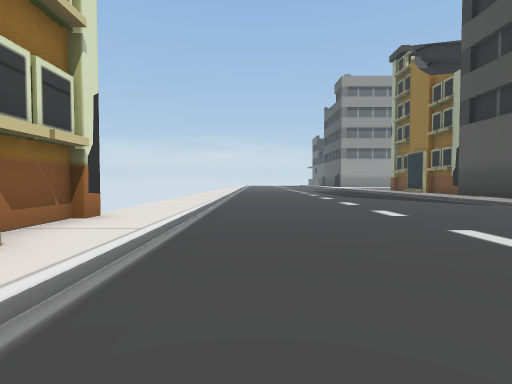
view 1 (above)

24 first-person views from a walk through a scene from a Unity 3-D project. The camera is 1.2 m above the floor, tilts 2° down and sees 80° across. The floor is counted in squares, 2 m on a side. Each view is taken from the middle of a square. On the plan, view 1 faces up. The plan holds only what a view shows up to about 9 squares ahead; the rest is blank. The place goes on beyond the plan.

view 2
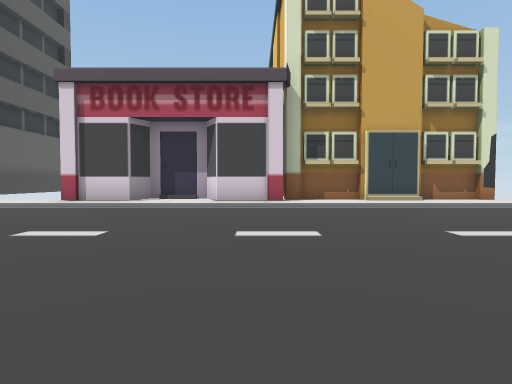

view 3
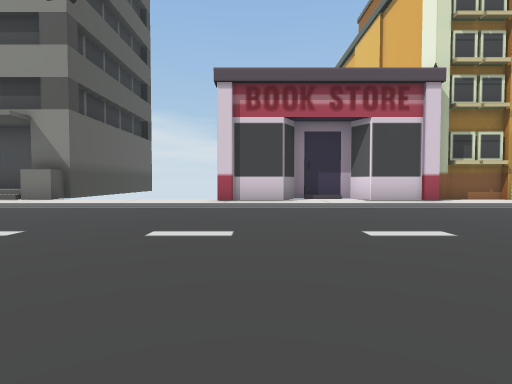

view 4
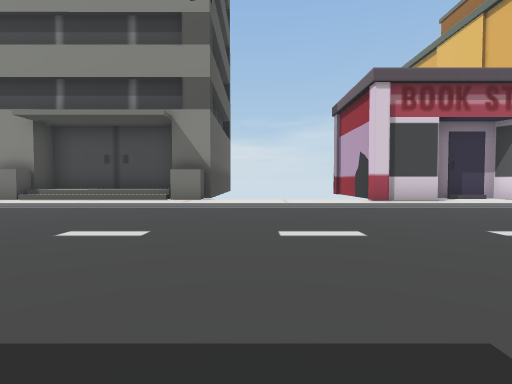

view 5
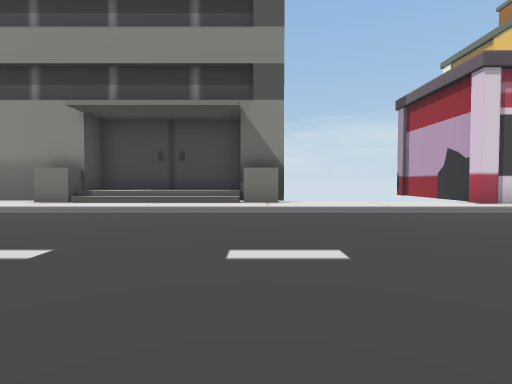

view 6
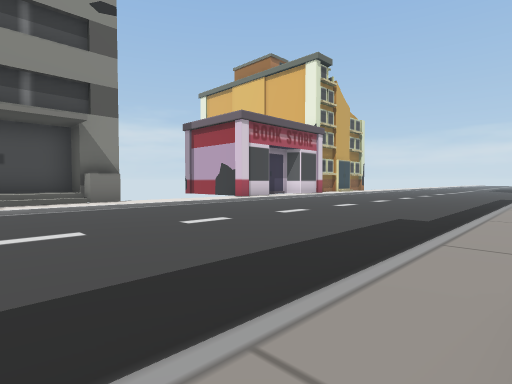

view 7
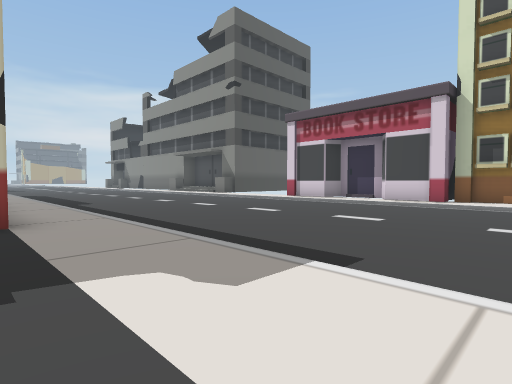

view 8
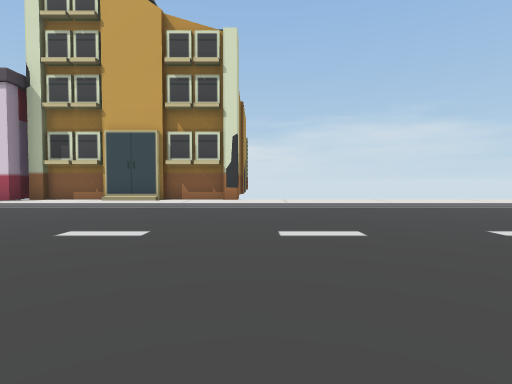

view 9
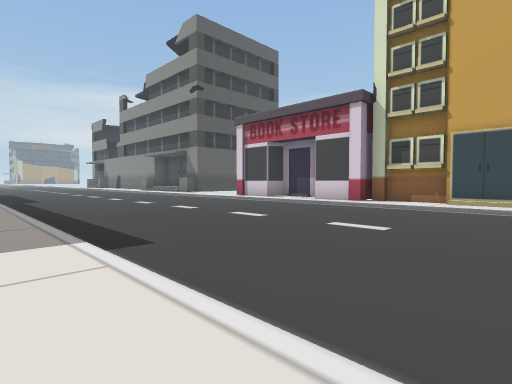

view 10
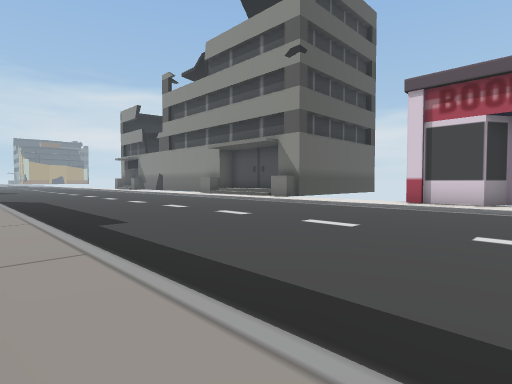

view 11
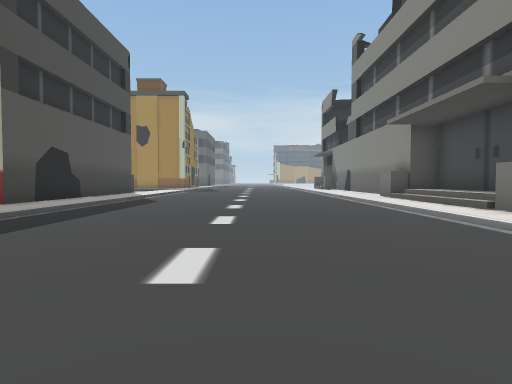

view 12
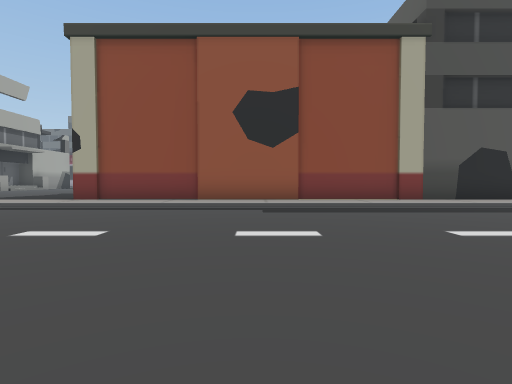

view 13
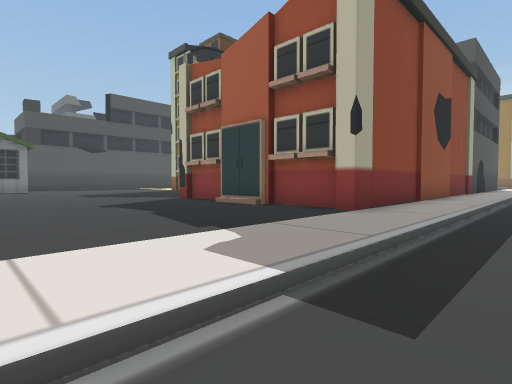

view 14
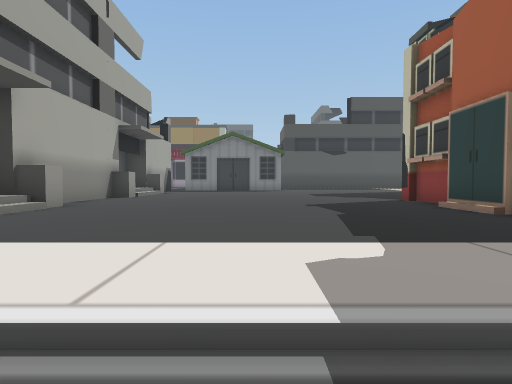

view 15
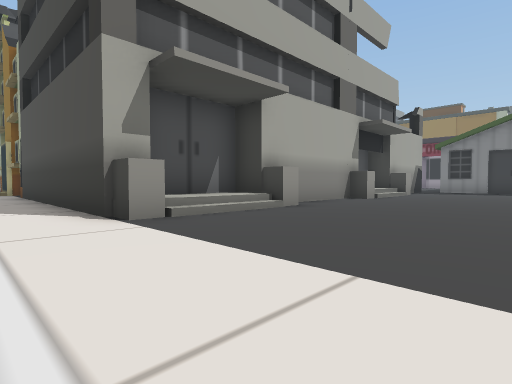

view 16
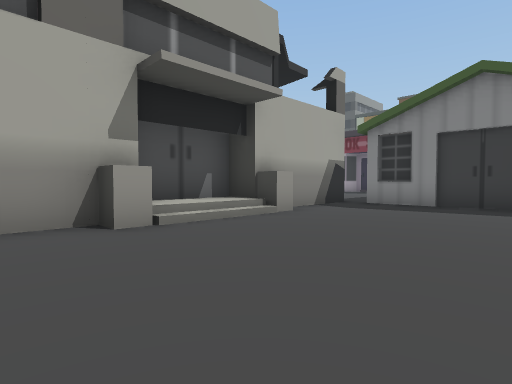

view 17
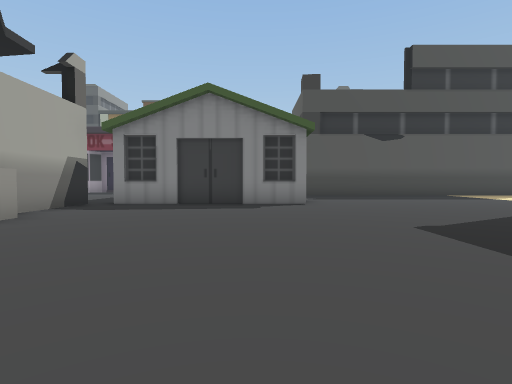

view 18
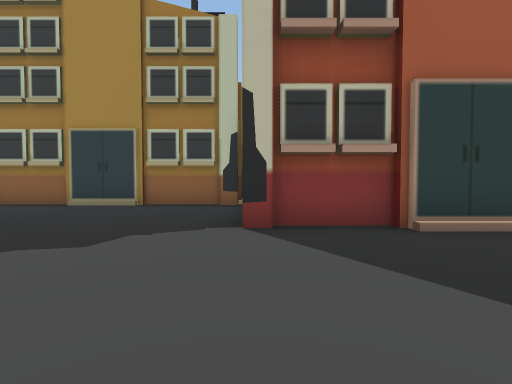

view 19
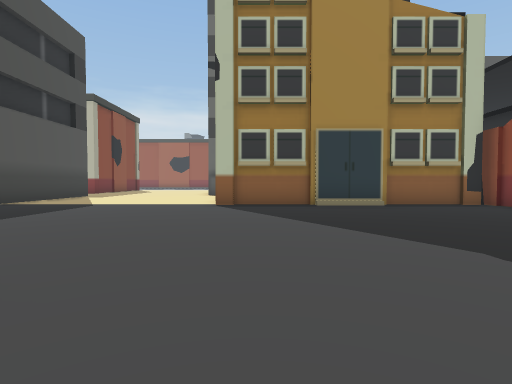

view 20
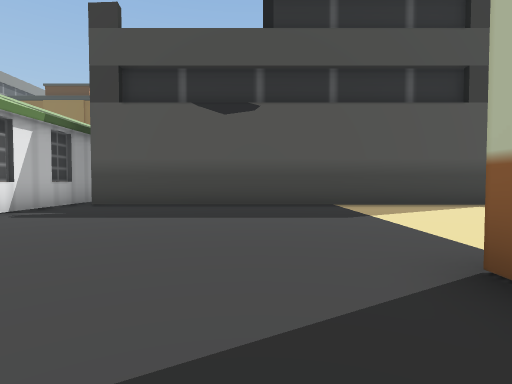

view 21
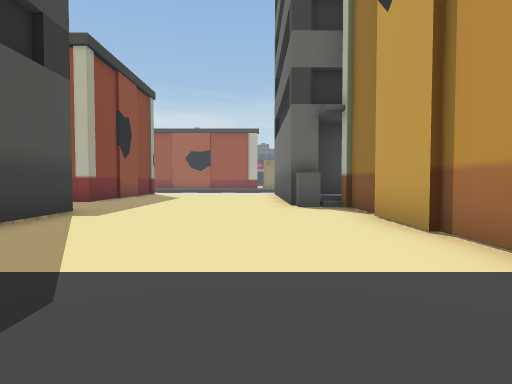

view 22
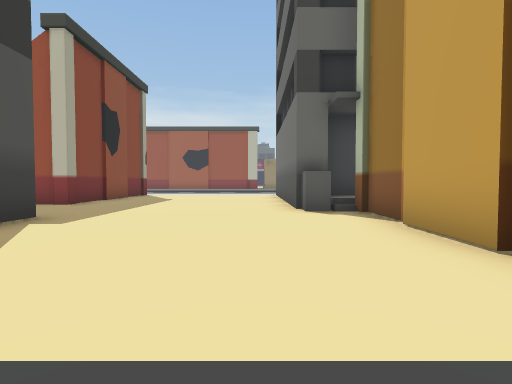

view 23
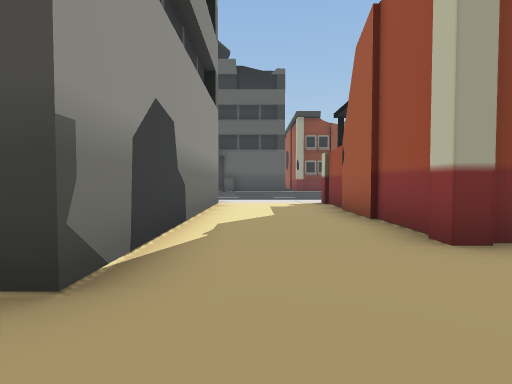

view 24
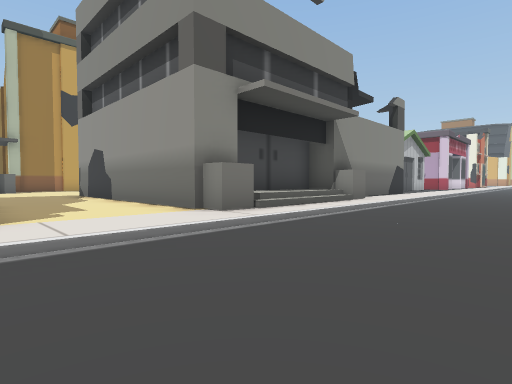

### Floor plan
Key: @ floor where view 1 was taken; # wall or solid block; . main floor; - floor 0.25 m lower than the main floor; : floor 0.5 m higher than the main floor; / step, stairs or slope; ^ raised ledge.
Columns run from 4 left of view 1 to 37 right of it. Each row starts with its distance up from view 1.
 11   ./       .#
 10   ./-      .#
  9   ./------/.#
  8   ./------/.#
  7   ./------/.#
  6   ./------ .####   ####
  5   ./------/.#::#####::####
  4  #./------/.#//#...#//#...
  3  #./------/..............#
  2  ##/------/..............#
  1  ##/------/..............#
  0  #./@-----/..............#
 -1  #./------/..............#  ###
 -2  ##/------/...................#
 -3  ##/------/...................#
 -4  #./------/.######............#        --
 -5  #./------/.#     ............#       /--
 -6  ##/------/.#     ............#       /--
 -7  ##/------/.#    #............#    ##^/--
 -8   ./------/.#    ########.....#    #://--
 -9   ./------/.#           #.....#    #://--
-10   ./------/.#           #.....#    #://---
-11  #./------/.#           #.....#    ##//---
-12 ##//------/.#           #.....#######./---
-13 #://------/.#           ##............/---
-14 #://------/.#           ##............/---
-15 #://------/.#            #.....######./---
-16 #://------/.#            #.....#

Positions as (right, up) in squares from view 1, and headings:
1: (0, 0), facing up
2: (6, -2), facing left
3: (6, -6), facing left
4: (6, -10), facing left
5: (5, -12), facing left
6: (7, -15), facing up-left
7: (8, 1), facing down-left
8: (6, 5), facing left
9: (7, 3), facing down-left
10: (7, -4), facing down-left
11: (2, -7), facing down
12: (-1, -9), facing right
13: (5, 1), facing down-right
14: (5, 0), facing right
15: (6, 0), facing up-right
16: (13, 0), facing up-right
17: (13, 0), facing right
18: (13, 0), facing down
19: (19, 0), facing down
20: (18, -6), facing right
21: (22, -6), facing down
22: (22, -7), facing down
23: (24, -13), facing right
24: (37, -15), facing up-left
